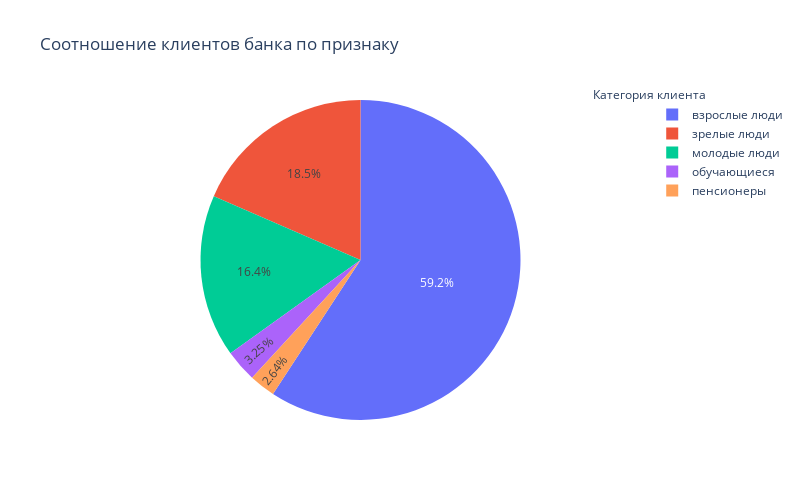

Notebook cell for this chart:
### Markdown cell above
Посмотрим на распределение получившихся возрастных категорий внутри всей выборки

### Code cell
category_graph_all('age_category')

### Figure 1 — Plotly figure (JSON) as saved in the notebook; plotly's stock layout.template omitted (floating-point values rounded to 4 significant figures)
{"data": [{"labels": ["взрослые люди", "зрелые люди", "молодые люди", "обучающиеся", "пенсионеры"], "pull": [0, 0], "type": "pie", "values": [5921, 1847, 1643, 325, 264]}], "layout": {"annotations": [{"showarrow": false, "text": "Категория клиента", "x": 1.12, "y": 1.05}], "height": 500, "title": {"text": "Соотношение клиентов банка по признаку"}, "width": 800}}
